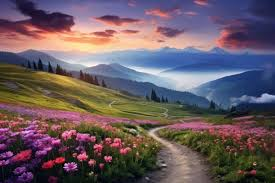
#> input picture img/img_1.png, 275 x 183 px
$ python Exercice3.py
#> lines starting #> are read from the running program, lines starting #| are printed output that depends on the picture
import cv2
from matplotlib import pyplot as plt


def main():
    # Lecture de l'image
    img = cv2.imread("../img/img_1.png", 1)
#> img is the input picture: shape (183, 275, 3); mean B, G, R 97.8, 90.2, 104.9

    if img is None:
        print("Erreur: Impossible de charger l'image.")
        return

    # Affichage de l'image originale
    cv2.imshow("Image originale", img)

    # Récupérer chaque canal séparément
    chans = cv2.split(img)
    colors = ("b", "g", "r")

    # Configuration du graphique pour l'histogramme
    plt.figure()
    plt.title("Histogramme couleur")
    plt.xlabel("Bins")
    plt.ylabel("Nombre de Pixels")

    # Boucle sur chaque canal et couleur
    for (chan, color) in zip(chans, colors):
        # Créer l'histogramme du canal courant
        hist = cv2.calcHist([chan], [0], None, [256], [0, 256])
        plt.plot(hist, color=color)
        plt.xlim([0, 256])
#> this loop made 3 passes
#> color on passes 1 to 3: 'b', 'g', 'r'

    # Affichage de l'histogramme
    plt.show()
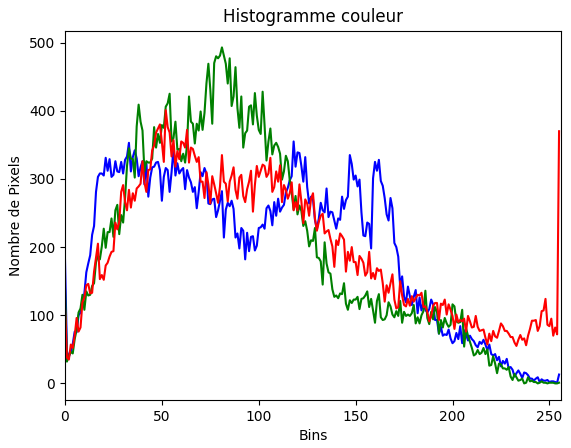
#> figure drawn by matplotlib, 1 panel; curve peaks at x = 118, y = 355; curve peaks at x = 81, y = 493; curve peaks at x = 52, y = 401

    # Attendre une interaction utilisateur avant de fermer les fenêtres
    cv2.waitKey(0)
    cv2.destroyAllWindows()


if __name__ == "__main__":
    main()

$ run again, with img/img_2.png copied over img/img_1.png
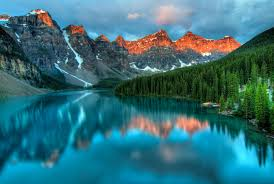
#> input picture img/img_2.png, 274 x 184 px
#> in main, img is the input picture: shape (184, 274, 3); mean B, G, R 121.3, 111.5, 52
#> the loop in main, `for (chan, color) in zip(chans, colors): # Créer l'histogramme du cana..` made 3 passes
#> color on passes 1 to 3: 'b', 'g', 'r'
#> in main, `plt.show()`:
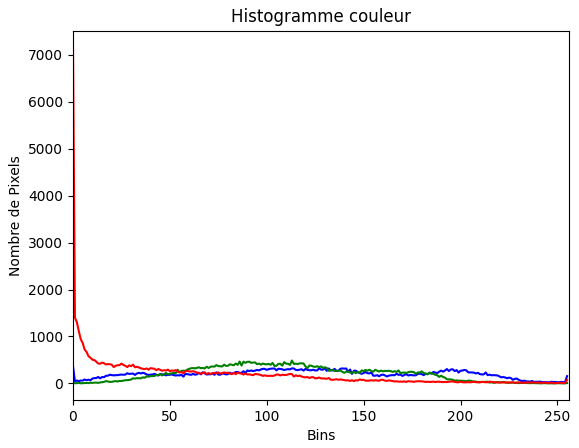
#> figure drawn by matplotlib, 1 panel; curve peaks at x = 0, y = 369; curve peaks at x = 113, y = 488; curve peaks at x = 0, y = 7160

$ run again, with img/img_3.png copied over img/img_1.png
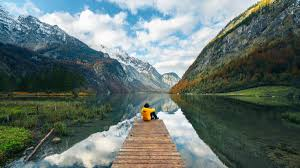
#> input picture img/img_3.png, 300 x 168 px
#> in main, img is the input picture: shape (168, 300, 3); mean B, G, R 110.6, 114.9, 100.1
#> the loop in main, `for (chan, color) in zip(chans, colors): # Créer l'histogramme du cana..` made 3 passes
#> color on passes 1 to 3: 'b', 'g', 'r'
#> in main, `plt.show()`:
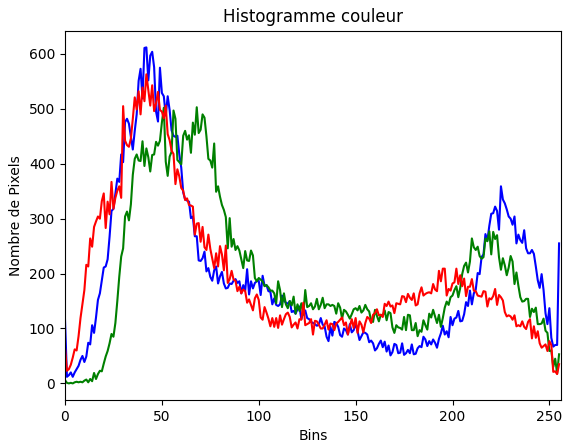
#> figure drawn by matplotlib, 1 panel; curve peaks at x = 42, y = 612; curve peaks at x = 68, y = 503; curve peaks at x = 42, y = 563
